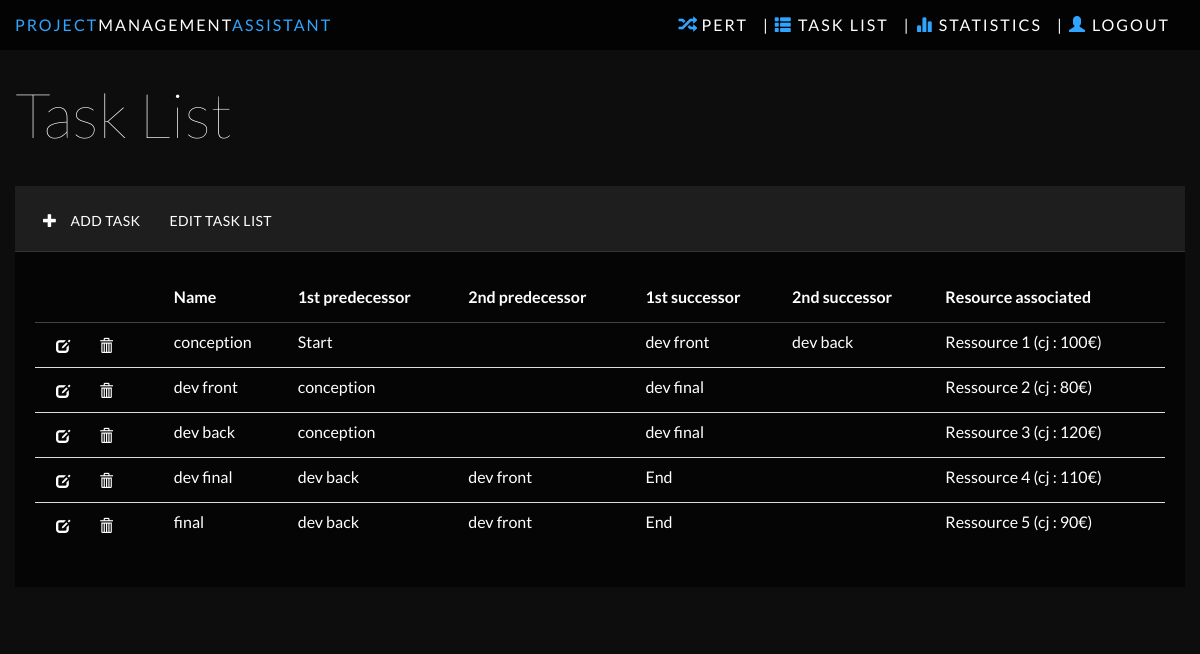
Before: /tasklist.php with the older database file.
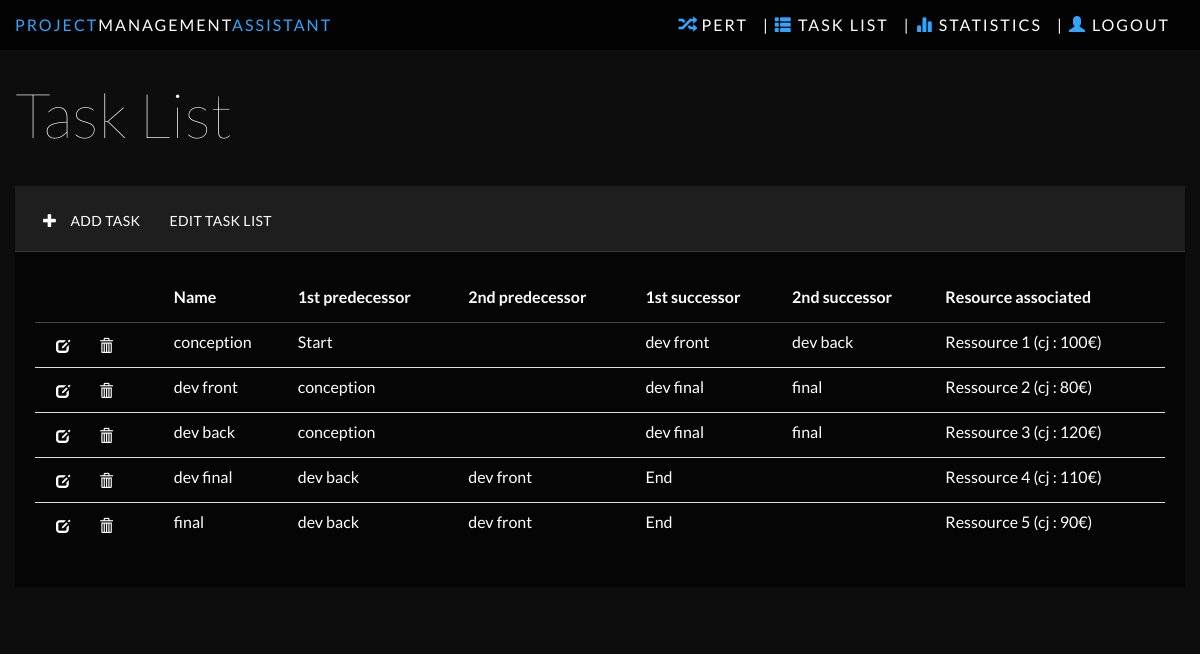
After: the same page with the newer database file.
### tables this page shows
CREATE TABLE IF NOT EXISTS `tache` (
  `id` int(10) NOT NULL AUTO_INCREMENT,
  `idProjet` int(10) NOT NULL,
  `idRessource` int(10) NOT NULL,
  `nom` varchar(50) NOT NULL,
  `suivant1` varchar(50) NOT NULL,
  `suivant2` varchar(50) NOT NULL,
  `precedent1` varchar(50) NOT NULL,
  `precedent2` varchar(50) NOT NULL,
  PRIMARY KEY (`id`)
);

CREATE TABLE IF NOT EXISTS `ressource` (
  `id` int(10) NOT NULL AUTO_INCREMENT,
  `nom` varchar(50) NOT NULL,
  `cout` int(10) NOT NULL,
  PRIMARY KEY (`id`)
);

### models/cnx.php (called while the page is built)
<?php
function getBdd() {
	try
	{
		$bdd = new PDO('mysql:host=localhost;dbname=m1bd;charset=utf8', 'root', '');
	}
	catch(Exception $e)
	{
	        die('Erreur : '.$e->getMessage());
	}
  return $bdd;
}
?>

### models/Project.php (called while the page is built, shortened)
<?php
require("Task.php");
class Project
{
	var $listeRessources;
	var $listeSimulateurs;
	var $bdd;
	private static $_instance = null;
	function __construct($id, $nom, $tacheDebut, $tacheFin)
	{
		$this->listeRessources = array();
		$this->listeSimulateurs = array();
		$this->bdd = getBdd();
		$this->loadListeRessources();
		$this->loadListeTaches();
		$this->loadListeSimulateurs();
	}
	function loadListeTaches()
	{
		$reponse = $this->bdd->query('SELECT * FROM tache');
		while ($donnees = $reponse->fetch())
		{
			$tache = new Task($donnees['id'], $donnees['nom'], $donnees['precedent1'], $donnees['precedent2'], $donnees['suivant1'], $donnees['suivant2'], $this);
			$tache->loadLoi();
			$tache->loadRessource();
		}
	}
	function loadListeSimulateurs()
	{
		$reponse = $this->bdd->query('SELECT * FROM simulateur');
		while ($donnees = $reponse->fetch())
		{
			$simulateur = NULL;
			if($donnees['typeSimulateur'] == SimulateurEnum::ChargeGlobale) {
				$simulateur = new SimulationChargeGlobale($donnees['typeSimulateur'], $donnees['nbEchantillons'], $donnees['largeurIntervalle'], $this);
			} else if ($donnees['typeSimulateur'] == SimulateurEnum::CoutGlobal) {
				$simulateur = new SimulationCoutGlobal($donnees['typeSimulateur'], $donnees['nbEchantillons'], $donnees['largeurIntervalle'], $this);
			} else if ($donnees['typeSimulateur'] == SimulateurEnum::MargeFinanciere) {
				$simulateur = new SimulationMargeFinanciere($donnees['typeSimulateur'], $donnees['nbEchantillons'], $donnees['largeurIntervalle'], $this);
			}
			$simulateur->probabilite = $donnees['probabilite'];
			$simulateur->charge = $donnees['charge'];
			array_push($this->listeSimulateurs, $simulateur);
		}
	}
	function loadListeRessources() {
		$reponse = $this->bdd->query('SELECT * FROM ressource');
		while ($donnees = $reponse->fetch())
		{
			$ressource = new Ressource($donnees['id'], $donnees['nom'], $donnees['cout']);
			array_push($this->listeRessources, $ressource);
		}
	}
	public static function getInstance() {
		if(is_null(self::$_instance)) {
			self::$_instance = new Project(1, 'Gna', null, null);
		}
		return self::$_instance;
	}
}
?>

### models/Task.php (called while the page is built, shortened)
<?php
require("cnx.php");
require("Ressource.php");
class Task
{
	var $id;
	var $bdd;
	function __construct($id, $nom, $precedent1, $precedent2, $suivant1, $suivant2, $projet)
	{
		$this->id = $id;
		$this->nom = $nom;
		$this->precedent1 = $precedent1;
		$this->suivant1 = $suivant1;
		$this->suivant2 = $suivant2;
		$this->bdd = getBdd();
	}
	public function loadLoi()
	{
		$reponse = $this->bdd->query('SELECT l.* FROM tache t, loi l where t.id = l.idTache');
		$loi = $reponse->fetch();
		if($loi['nom'] == LoiEnum::Beta) {
			$reponse = $this->bdd->query('SELECT b.* FROM loi l, loiBeta b where l.id = b.id');
			$beta = $reponse->fetch();
		} else if($loi['nom'] == LoiEnum::Triangulaire) {
			$reponse = $this->bdd->query('SELECT t.* FROM loi l, loiTriangulaire t where l.id = t.id');
			$triangulaire = $reponse->fetch();
			$this->loi = new LoiTriangulaire($loi['valeurMin'], $loi['valeurMax'], $triangulaire['c']);
		} else if($loi['nom'] == LoiEnum::Normale) {
			$reponse = $this->bdd->query('SELECT n.* FROM loi l, loiNormale n where l.id = n.id');
			$normale = $reponse->fetch();
			$this->loi = new LoiNormaleTronquee($loi['valeurMin'], $loi['valeurMax'], $normale['mu'], $normale['sigma']);
		} else if($loi['nom'] == LoiEnum::Uniforme) {
			$this->loi = new LoiRand($loi['valeurMin'], $loi['valeurMax']);
		} else if($loi['nom'] == LoiEnum::SansLoi) {
			$this->loi = new SansLoi($loi['valeurMax']);
		}
	}
	public function loadRessource() {
		$this->bdd->setAttribute(PDO::ATTR_ERRMODE, PDO::ERRMODE_EXCEPTION);
		$q = $this->bdd->prepare("SELECT r.* FROM tache t, ressource r WHERE t.idRessource = r.id AND t.id = ?");
		$q->execute(array($this->id));
		$ressource = $q->fetch(PDO::FETCH_ASSOC);
		$this->ressource = new Ressource($ressource['id'], $ressource['nom'], $ressource['cout']);
	}
}
?>

### models/Ressource.php (called while the page is built, shortened)
<?php
class Ressource
{
	function __construct($id, $nom, $cout)
	{
		$this->nom = $nom;
		$this->cout = $cout;
	}
}
?>

### tasklist.php (the view, shortened to what the changed rows need)
<?php
require("models/Project.php");
$project = Project::getInstance();
?>
<html>
<head>
    <link href="css/bootstrap.min.css" rel="stylesheet">
    <link href="css/styles.css" rel="stylesheet">
</head>
<body>
	<div class="row main">
        <div class="row">
            <div class="col-lg-12">
                <h1 class="page-header">Task List</h1>
            </div>
        </div>
        <div class="row">
            <div class="col-lg-12">
                <div class="panel panel-default">
                    	<div class="panel-body">
                        <table class="table">
                            <thead>
                            	<tr>
								<th></th>
                                <th>Name</th>
                                <th>1st predecessor</th>
                                <th>2nd predecessor</th>
                                <th>1st successor</th>
                                <th>2nd successor</th>
                                <th>Resource associated</th>
                              </tr>
                            </thead>
                            <tbody>
                            	<?php
									foreach ($project->listeTaches as $task) {
	                            ?>
	                            <tr>
								<td>
                                    <a class="btn btn-link" data-toggle="modal" data-target="#modalTache<?php echo $task->id;?>" >
                                        <span class="glyphicon glyphicon-edit"></span>
                                    </a>
                                    <a class="btn btn-link" data-toggle="modal" data-target="#modalDeleteTache<?php echo $task->id;?>">
                                        <span class="glyphicon glyphicon-trash"></span>
                                    </a>
                                    <br>
                                </td>
	                              <td><?php echo $task->nom;?></td>
	                              <td><?php echo $task->precedent1;?></td>
	                              <td><?php echo $task->precedent2;?></td>
	                              <td><?php echo $task->suivant1;?></td>
	                              <td><?php echo $task->suivant2;?></td>
	                              <td><?php echo $task->ressource->nom . ' (cj : ' . $task->ressource->cout . '€)';}?></td>
	                            </tr>
                            </tbody>
                      </table>
                    </div>
					<?php require("addTask.php") ?>
                </div>
            </div>
        </div>
</body>
</html>

Changed rows visible on the page:
changed tache "Ressource 2": suivant2 (not shown) → "final"
changed tache "Ressource 3": suivant2 (not shown) → "final"
